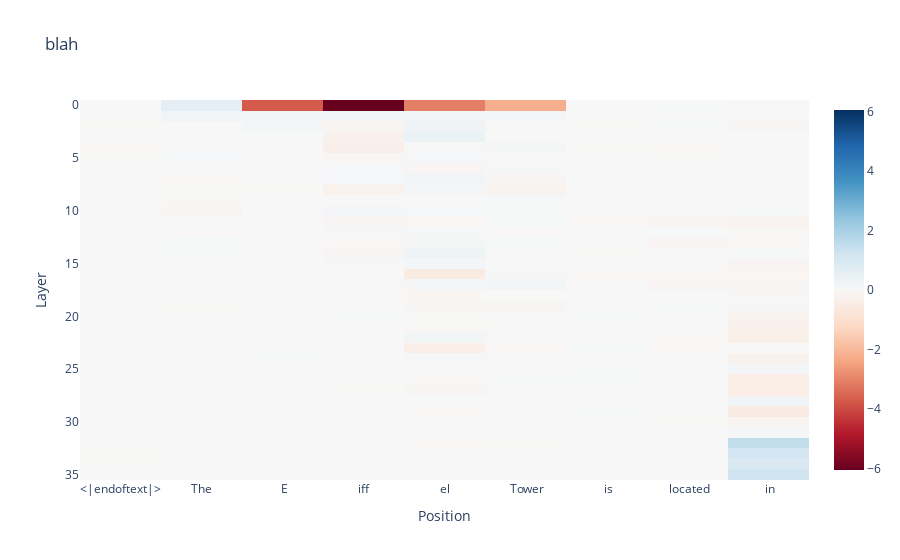

Notebook cell for this chart:
### Code cell
plot_total_effect(target_total_effect_mlp, data[0])

### Figure 1 — Plotly figure (JSON) as saved in the notebook; plotly's stock layout.template omitted (floating-point values rounded to 4 significant figures; data arrays with more than 128 entries replaced by an {"elided": "..."} marker saying what was removed)
{"data": [{"coloraxis": "coloraxis", "hovertemplate": "Position: %{x}<br>Layer: %{y}<br>color: %{z}<extra></extra>", "name": "0", "type": "heatmap", "x": ["<|endoftext|>", "The", " E", "iff", "el", " Tower", " is", " located", " in"], "xaxis": "x", "yaxis": "y", "z": {"elided": "36x9 float values"}}], "layout": {"autosize": true, "coloraxis": {"cmid": 0, "colorscale": [[0, "rgb(103,0,31)"], [0.1, "rgb(178,24,43)"], [0.2, "rgb(214,96,77)"], [0.3, "rgb(244,165,130)"], [0.4, "rgb(253,219,199)"], [0.5, "rgb(247,247,247)"], [0.6, "rgb(209,229,240)"], [0.7, "rgb(146,197,222)"], [0.8, "rgb(67,147,195)"], [0.9, "rgb(33,102,172)"], [1, "rgb(5,48,97)"]]}, "title": {"text": "blah"}, "xaxis": {"anchor": "y", "autorange": true, "constrain": "domain", "domain": [0, 1], "range": [-0.5, 8.5], "scaleanchor": "y", "title": {"text": "Position"}, "type": "category"}, "yaxis": {"anchor": "x", "autorange": true, "constrain": "domain", "domain": [0, 1], "range": [35.5, -0.5], "title": {"text": "Layer"}}}}
